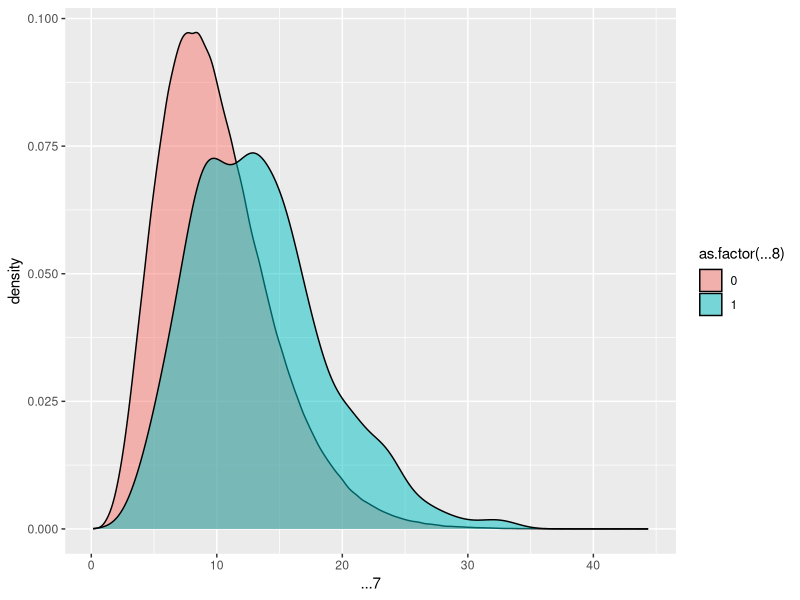

The R script that drew this image:
library(tidyverse)

n_0 = 1e6
n_1 = 500
n_2 = 250

df_0 = list()
df_1 = list()
df_2 = list()

df_0[[1]] = sample(letters, n_0, replace = T)
df_0[[2]] = sample(c("Y","N","NAN"), n_0, replace = T)
df_0[[3]] = rnorm(n_0)
df_0[[4]] = rbinom(n_0, 6, .5)
df_0[[5]] = rexp(n_0, 1.2)
df_0[[6]] = rpois(n_0, 1.75)
df_0[[7]] = rgamma(n_0, 5, .5)
df_0[[8]] = 0

df_1[[1]] = sample(letters, n_1, replace = T, prob = c(rep(1, 10), 2.5, rep(1, 10), 3.2, rep(1, 4)))
df_1[[2]] = sample(c("Y","N","NAN"), n_1, replace = T, prob = c(1, .7, 1.3))
df_1[[3]] = rnorm(n_1, mean = -2.5)
df_1[[4]] = rbinom(n_1, 6, 0.95)
df_1[[5]] = rexp(n_1, 1.6)
df_1[[6]] = rpois(n_1, 2.8)
df_1[[7]] = rgamma(n_1, 6.5, .5)
df_1[[8]] = 1

df_2[[1]] = sample(letters, n_2, replace = T, prob = c(rep(1, 8), 1.5, rep(1, 8), 1.2, rep(1, 8)))
df_2[[2]] = sample(c("Y","N","NAN"), n_2, replace = T, prob = c(1, .95, 1.2))
df_2[[3]] = rnorm(n_2, mean = -2.7)
df_2[[4]] = rbinom(n_2, 6, .99)
df_2[[5]] = rexp(n_2, 1.8)
df_2[[6]] = rpois(n_2, 3.4)
df_2[[7]] = rgamma(n_2, 6.75, .5)
df_2[[8]] = 1


synth = bind_rows(as_tibble(df_0,.name_repair = "universal"),
                  as_tibble(df_1,.name_repair = "universal"),
                  as_tibble(df_2,.name_repair = "universal"))

write.csv(synth,"test3.csv", row.names=FALSE, quote = FALSE)


ggplot(synth)+
  geom_density(aes(x=...7, fill = as.factor(...8)), alpha=.5, bins = 10)
